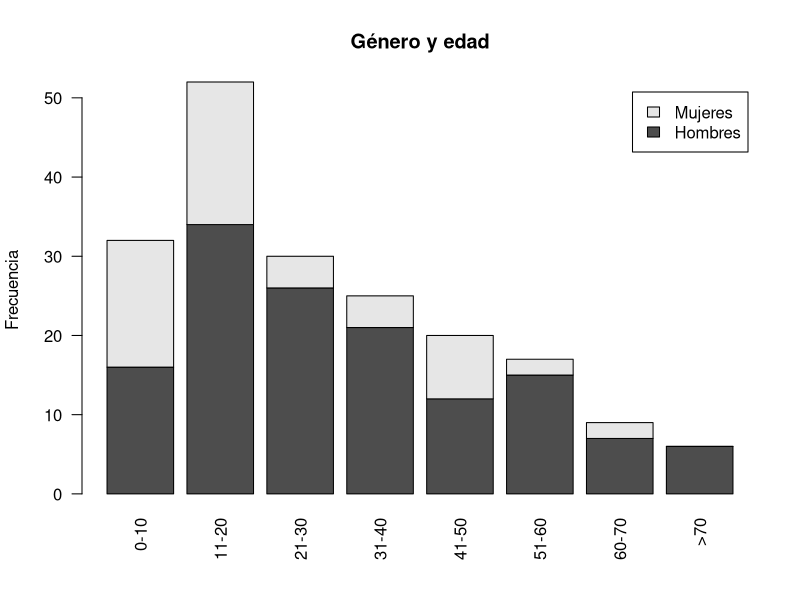
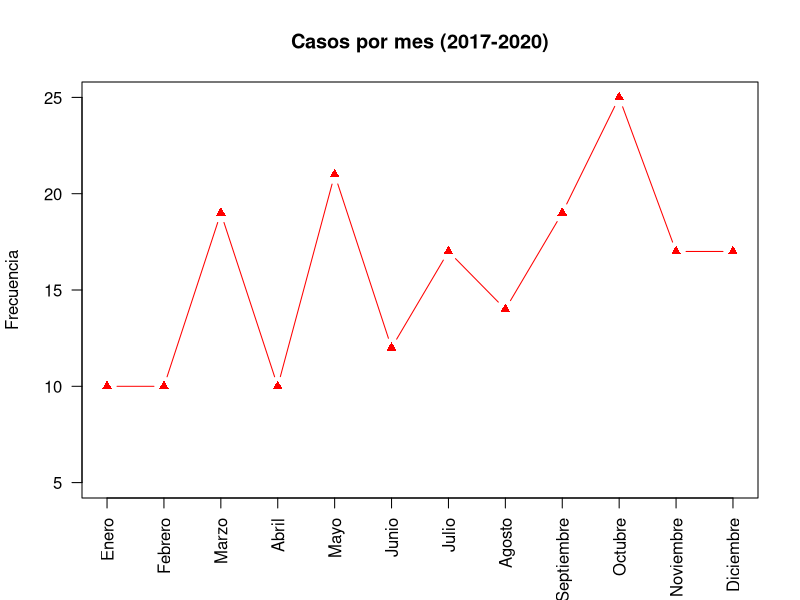
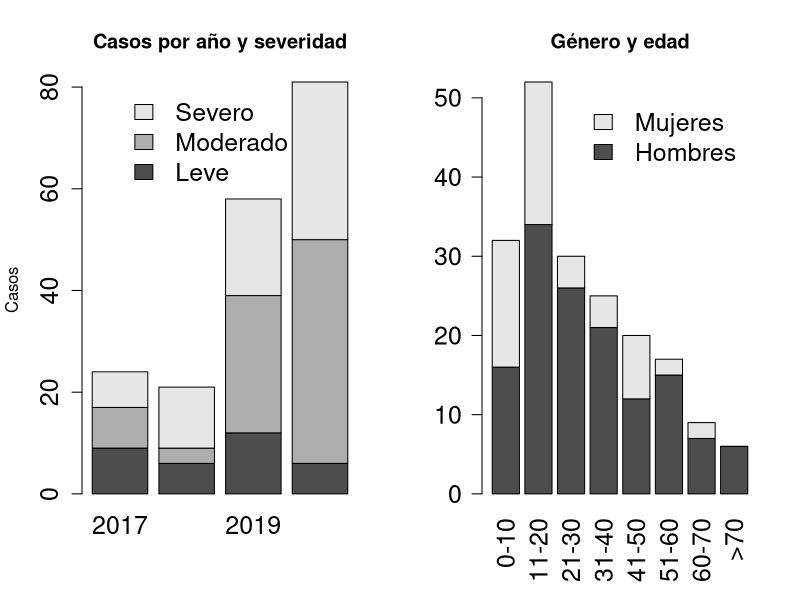
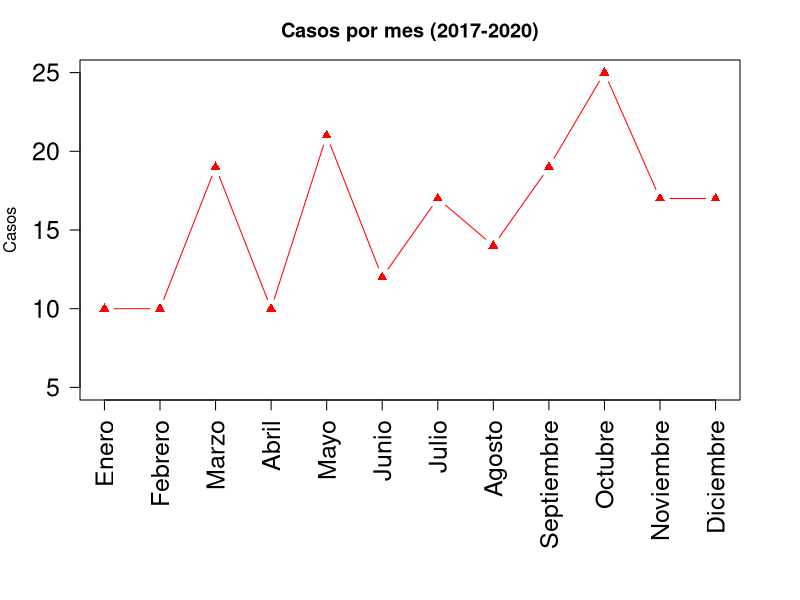
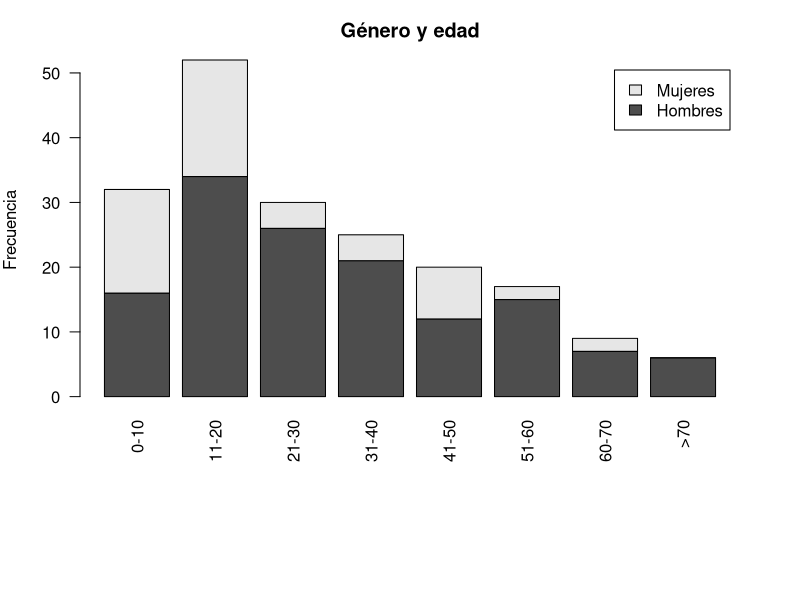
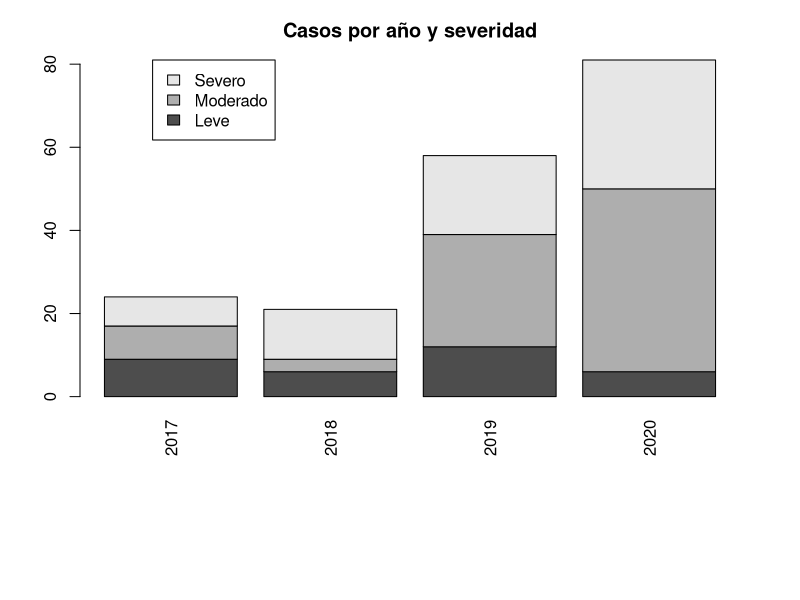
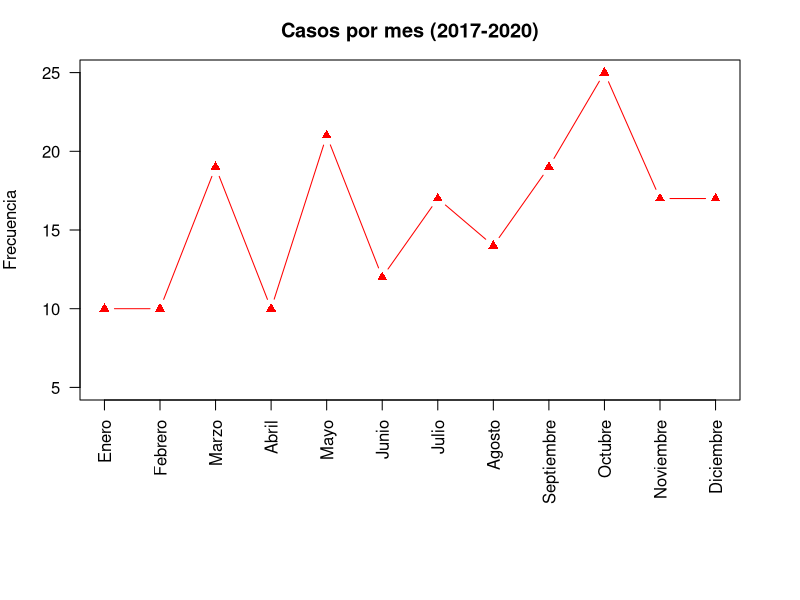
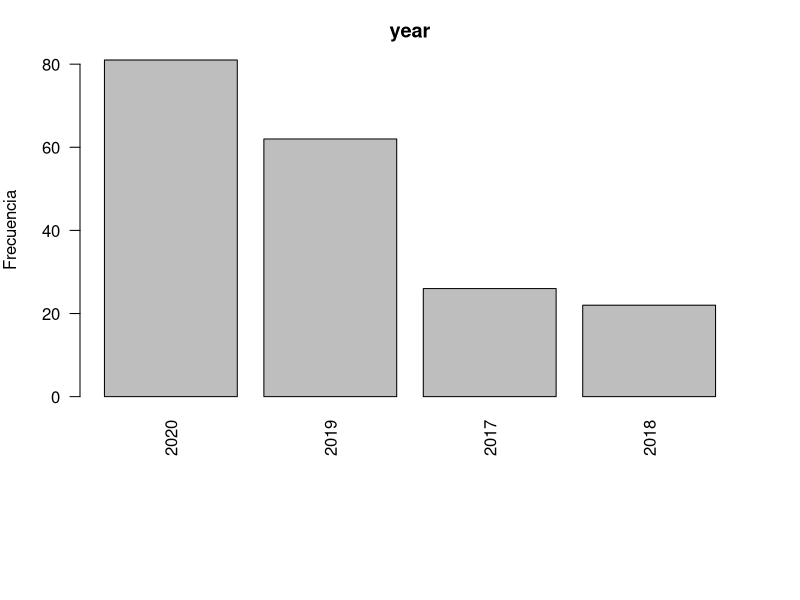

Write the R code that produced these figures, in order. (Note: this script raises an error after producing the figures.)
####BASICS FOR EPIDEMIOLOGICAL STUDIES IN R-----------------------------

#Author: Daniel Romero-Alvarez

#Description: 
#' In the following script I summary the steps I usually undergo whenever
#' I am creating a manuscript based on clinical data for a epidemiological 
#' descriptive study. It is not complete and it is dynamic meaning that I will 
#' be adding examples, good practices, nice packages, and hopefully... nice functions...

#####PACKAGES AND LIBRARIES------------------------------------------------
#install.packages("htmlwidgets")

#' Following you can see multiple packages, they are useful for multiple stuff
#' they might be useful for multiple purposes such as reading and writing shape files, 
#' creating dynamic maps, etc. 
#' 

###SPSS TO CSV: 
#library(haven) #sav to csv 
#library(readr) #sav to csv 

###GENERAL: 
#library (dplyr)

###CREATING FIGURES
#library (ggplot2) #a new era in life... 

#library (animation) #to read the function im.converter that create gif files 

###GEOGRAPHIC INFORMATION SYSTEMS: 
#library (devtools)
#library(raster)
#library(sp)
#library(rgeos)
#library (rgdal)
#library (maptools)
#library(mapdata)
#library (animation) #allows the developing of .gif animations

###DYNAMIC MAP CREATION: 
#library (leaflet) #creating interactive maps
#library(htmlwidgets) #saving leaflet maps as widgets 



######WORKING DIRECTORY----------------------------------

setwd ( "/Users/daniel/Documents/GitHub/Basic-R-for-epidemiological-studies-") #change accordingly 

######READING DATABASE----------------------------------

#' File is usually read as a .txt file exported directly from excel 
#' Previous to reading the file make sure of the following: 
#' - the headers lack special characters (dots, commas, accents, tildas, etc)
#' this is specially important because the presence of this stuff will prevent 
#' the reading of the entire table. You migh want to ready it with header = F
#' but then you will need to add the name of the variables manually via: 
#' --> reading first row as a vector 
#' --> use this vector for naming the columns 
#' --> eliminating the first row. But better avoid all this by following the recommendation 
#' - the levels of each variable are unique
#' - there is no blank spaces across the table 
#' - 

es1 = read.table ('mod2.txt', 
                  sep = '\t', fill = F, header = T, 
                  encoding =  "UTF-8")

#' Notice encoding = 'UTF-8" which is the portion of the script that allows 
#' you to read weird characters across the table. 
#' 
#' Sometimes you want to avoid the presence of automatically tranformed
#' factors because you want to preserve the integer nature of the variable. 
#' For that you can use stringAsFactors = F: 

##aa = read.table ('vertical1.txt', sep = '\t', header= F, 
##                 encoding =  "UTF-8", fill = F, 
##                 stringsAsFactors = F)


#MANIPULATING THE DATABASE----------------------------

#' You might want to check the variables available for you 
#' 

colnames (es1)

#' You can easily create counts of qualitative data using table: 

table (es1$edad_grupo) #where the dummy variables represent different age groups
table (es1$ocupacion) #dummy variables have not been added here

#' To check the nature of automatically added dummy variables we 
#' can use the function CONTRASTS, it only works in factors because
#' dummy variables by nature only appear in this kind of variables: 
#' 

contrasts (as.factor(es1$edad_grupo)) #here, as.factor is transforming integers in factors

#' We can create tables for multiple variables at the same time, for example: 

table (es1$sexo, es1$edad_grupo) #we will use this as porpuses of visualization


#AGE AND SEX-----------------------------------------

#' because the original database is using dummy variables as age groups we create a vector
#' with the actual names of each dummy variables so we can add it in the corresponding plot 

edades = c('0-10', 
           '11-20', 
           '21-30', 
           '31-40', 
           '41-50', 
           '51-60', 
           '60-70', 
           '>70')

#sex and age group

barplot (table(es1$sexo, es1$edad_grupo), #table itself 
         main = 'Género y edad', ylab = 'Frecuencia',  #title and y axis names 
         names = edades, las = 2, cex.names = 1, #notice the argument NAMES, adding the names for the plot 
         legend = c('Hombres', 'Mujeres')) #notice the argument LEGEND for plotting 

#' In order to export this image as a pdf and therefore as a vector image that I can manipulate
#' in image editing programs for any particular purpose, I will use the following script: 
#'  

#' this line is creating and empty PDF with a LETTER format and size. 
#' Notice that the first argument is also adding the title of the plot
#' Make sure to read from pdf to dev.off() in order to see the picture in the working dir.

pdf (paste ('genero_edad', '.pdf', sep = ''), width = 10.5, height = 8, paper = 'letter')

#' this line is showing how the plot it is going to be written in terms of its margins
#' it uses the order ##bottom, left, top, right##
#' 
par(mar = c(10,4,3,3)) #so a lot of space at the bottom for letters, and almost equal otherwise

barplot (table(es1$sexo, es1$edad_grupo), 
         main = 'Género y edad', ylab = 'Frecuencia', 
         names = edades, las = 2, cex.names = 1, 
         legend = c('Hombres', 'Mujeres'))
dev.off() #this line is crucial so the plot it is written as PDF file in your working directory 

#' following more examples with particular details: 

#YEARS AND SEVERITY-------------------------------

#' Here, I am using the args.legend argument inside barplot to actually control 
#' the position of the legend, specifically, to make sure it appears in the topleft 
#' corner and move it a little to the right so not overlaps with the axis (inset = c(0.11, 0))

table (es1$gravedad, es1$year) #table itself 

pdf (paste ('Year-severity', '.pdf', sep = ''), width = 10.5, height = 8, paper = 'letter') #importation
par(mar = c(10,4,3,3)) #controlling margins 
barplot (table (es1$gravedad, es1$year), 
         main = 'Casos por año y severidad', las = 3, 
         legend = c('Leve', 'Moderado', 'Severo'), 
         args.legend = list(x = "topleft",
                            inset = c(0.11, 0))) #use of args.legend to move the legend inset
dev.off()


#MONTH OF SNAKE BITE ----------------------------------

#' We want this plot to be ordered from January to December (in Spanish). Thus, first we 
#' create a dataframe from the table matrix. Then, we add an ID column with the numbers
#' of each month that I will use to order the entire dataframe. Finally will manually 
#' control de x axis in order to depict the names of each month as were ordered. 
#' NOTICE that because I am using a dataframe, I will use PLOT instead of barplot... 
#' and also because it is a timeline so I wanted to depict it as a curve instead of bars.

#dataframe only for months: 
months= data.frame(table (es1$mes)) 

#adding ID corresponding to month number
months$m_id = c(4, 8, 12, 1, 2, 7, 6, 3, 5, 11, 10, 9)

#ordering datafram by ID 
months= months[order(months$m_id),]

#plotting: 
plot (months$Freq, type= 'b', pch = 17, 
      las = 2, ylim = c(5, 25), ylab = 'Frecuencia', xlab = '',
      main = 'Casos por mes (2017-2020)', 
      xaxt = 'n', col = 'red') #NOTICE xaxt to eliminate the x axis to control it manually
axis(1, at = 1:12, labels = months$Var1, las =2) #here I am adding the 12 names of the month using at and labels.

#' at and labels can be modify in order to add any particular description in the x axis, 
#' for example changing at = seq (1,10, 2) I will have five numbers and then I will need 
#' five names. 

##e.g., seq (1,100, by = 5)

#Definitive figure: 
pdf (paste ('mes_tiempo', '.pdf', sep = ''), width = 10.5, height = 8, paper = 'letter')
par(mar = c(10,4,3,3))
plot (months$Freq, type= 'b', pch = 17, 
      las = 2, ylim = c(5, 25), ylab = 'Frecuencia', xlab = '',
      main = 'Casos por mes (2017-2020)', 
      xaxt = 'n', col = 'red')
axis(1, at = 1:12, labels = months$Var1, las =2)
dev.off()


###DEFINITIVE FIGURE 1-----------------------------------

#' This figure is combining the the first two plots done previously and adding extra details: 
#' NOTICE THAT I AM NOT EXPORTING AS PDF these files because for my purposes is better
#' to increase the size of the plots manually—dev.new () if they are not shwoing up—and then 
#' editing the screenshots manually.
#' Fot the legends to appear correctly I should call the figure again after making it larger
#' so I can preserve their original format. 
#' NEW ARGUMENTS included here are: 
#' - cex.names and cex.axis, both established at 1.5 controling the font size of axis and names
#' - bty = 'n' inside the list of args.legend which assures that the legends are not inside 
#' a frame. 
#' cex = 1.5 inside the args.legend list so the fonts of the legend also have a correct 
#' size when calling the script. 

par (mfrow = c(1,2))

barplot (table (es1$gravedad, es1$year), 
         main = 'Casos por año y severidad', 
         cex.names = 1.5,cex.axis = 1.5, ylab = 'Casos',
         legend = c('Leve', 'Moderado', 'Severo'),  
         args.legend = list(x = "topleft", bty = 'n',
                            inset = c(0.11, 0), cex=1.5))

barplot (table(es1$sexo, es1$edad_grupo), 
         main = 'Género y edad', ylab = '', 
         names = edades, las = 2,
         cex.names = 1.5,cex.axis = 1.5,
         legend = c('Hombres', 'Mujeres'), 
         args.legend = list (bty ='n', cex = 1.5))


#' Writing the timeline figure but making sure that ylim, starts in 5 so it can be 
#' appreciated that cases never reach 0. Again notice cex.axis as 1.5 as a feature for good
#' figures. I expanded this horizontally for the final figure. 

par (mfrow = c(1,1))
par(mar = c(10,4,3,3))
plot (months$Freq, type= 'b', pch = 17, 
      las = 2, ylim = c(5, 25), ylab = 'Casos', xlab = '', 
      main = 'Casos por mes (2017-2020)', cex.axis= 1.5,
      xaxt = 'n', col = 'red')
axis(1, at = 1:12, labels = months$Var1, las =2, cex.axis = 1.5)


#' Apparenlty I can create figures with the three plots at the same 
#' time changing the orientation and size of all of them...need to explore: 
#' https://www.datamentor.io/r-programming/subplot/ 
#' 


#WHAT DATA/FIGURES SHOULD BE PRESENTED------------------------------------
#' To answer this question a good approach can be to actually see the variables themselves
#' in percentages and counts of their independent levels. A quick proxy can be to use the 
#' function STR: 
#' 

str (es1)

#' But for this particular excersice I decided to export each variable as an independent
#' csv and also with their independent barplot so I can see what is happening in excel and
#' visually to then refine my approach.

#SUMMARIES CUALITATIVES------------------------------

#' For this visual summaries I will create a folder to store the outputs, then, 
#' I will use a loop to export independent .csvs and also independent barplots per variable 
#' So I can: 
#' - write them down as a table for the final paper 
#' - check what varaibles are presenting interesting information 
#' - write them in descending order so I can see which levels are more important 
#' inside each variable... 

##folder for dataframe outputs
dir.create ('vars1') ##applied just once to create the folder

colnames(es1) #select variables to analyze 

##vector of variables to be visualized: 
ll = c(2, 5, 6, 7, 8, 9, 10, 11, 12, 14, 16, 21, 22, 27, 29, 32) #this vector represent the indexes of the variables to be processed


##LOOP for creating the output files: 
##i = ll[2] ##debugging

for (i in ll){
  #dataframes
  a = data.frame (table(es1[,i])) #creating independent dataframes per variable
  a= a[order(a[,2],decreasing = T),] #ordering according to most important
  ss = sum(as.numeric(a[,2])) #obtaining the totals
  a$perc = (as.numeric(a[,2])/ss)*100 #obtaing local percentages of each variable
  vc = c(Var1 =  'total', Freq = ss, perc = (ss/ss)*100) #row of totals
  lr2 = t(as.data.frame(vc)) #transforming the row vector into a dataframe for correctly doing merging the files
  a2= rbind (a, lr2) #merging totals row with dataframe 
  write.csv (a2, paste0('./vars1/', colnames(es1)[i], '.csv'), row.names= F) #writing the databases
  
  #figures: 
  #For them, I work with the dataframe before adding the totals, so basically 'a' instead of 'a2'
  pdf (paste0 ('./vars1/', colnames(es1)[i], '.pdf'), width = 10.5, height = 8, paper = 'letter')
  par(mar = c(10,4,3,3))
  barplot (a[,2], names = a[,1], las = 2, 
           main = paste0(colnames(es1)[i]), 
           ylab = 'Frecuencia')
  dev.off()
}

#' notice that the errors showing up are refereing to the words
#' albanil and pequena which are Spanish characters for the letter ñ not recognized 
#' in English. 


#SUMMARIES QUALITATIVES FOR STATISTICAL ANALYSIS------------------------------

#' In this section, I am creating databases as previously depicted but showing them 
#' against a variable of interest. In this case, any particular variable versus severity
#' so the dataframe created is having totals for the variable of interest and then 
#' dividing that variable per the crossing variable. Because severity here is expressed
#' as mild, moderate and severe, we will have a total of four columns. 
#' Then I can also add the percetanges per column to have a clearer picture of the contribution 
#' of each level. 


colnames(es1) #assessing what variables are important

dir.create ('vars2') #creating corresponding folder

#variables to be analyzed: 

vars = c(2, 5, 6, 7, 8, 9, 10, 11, 12, 14, 32)

#j = vars[1] ##debugging

for (j in vars){
  b = table(es1[,j], es1$gravedad) #crossing variable 
  nm = colnames(es1)[j] #collecting variable name 
  c = cbind (var_tot = table(es1[,j]), b) #adding the column of variable totals 
  d = colSums(c) #creating a row of totals 
  percs = mapply('/', data.frame(c), d)*100 #dividing each column by a vector
  colnames(percs) = paste0(colnames(percs), '_','%')
  percs_sums = colSums(percs) #everything adds to 100. 
  dd= rbind (c, tot = d) #adding the row of totals to the counts database
  ee = rbind (percs, tot = percs_sums) #adding to row of totals to the percentage database
  ed = cbind (dd, ee) #merging counts and percentages 
  write.csv (ed, paste0('./vars2/', nm, '.csv'), row.names = T)
}

#' These tables can be use for chi2 tests. I would love to do that directly in R
#' and have a super nice table with the chi2 per variable but I cannot do it...YET :) 

#' Meanwhile, I can use: 
#' https://www.icalcu.com/stat/chisqtest.html
#' in order to paste the section to be analyzed and then ask for chi2 manually 
#' to create the statistical table. 
#' The nice thing of this website resource is that it can handle contingency 
#' tables larger thatn 5x5.



#LOCAL AND SYSTEMIC SYMPTOMS - NICER BARPLOTS (Figure 4)--------------------------------

#' For this section we will use different databases that were created to analyze through 
#' barplots. We will order them again to present information HORIZONTALLY. 

#LOCAL SYMPTOMS: 
sin_loc = read.csv ('sin_locales.csv') #reading raw data
sin_loc1 = data.frame (table (sin_loc$sin_locales)) #counting the data
sin_loc1 = sin_loc1[order(sin_loc1$Freq, decreasing = T),] #odering the data (notice decreasing = T, so outputs are ordered from high to low frequencies)
sin_loc1$perc = (sin_loc1$Freq/sum(sin_loc1$Freq))*100 #calculating percentages and adding a column with this info
tots = sum(sin_loc1$Freq) #vector with totals 
vc = c(Var1 =  'total', Freq = tots, perc = (tots/tots)*100) #vector with name and totals for each column 
sin_loc2 = rbind (sin_loc1, t(data.frame(vc)))  #merging the row to the corresponding datacolumn 

write.csv (sin_loc2, './vars1/sin_locales.csv', row.names = F) #writing the new dataframe

#For the figure we will work with the dataframe before adding the totals: 
sin_loc1= sin_loc1[order(sin_loc1$Freq, decreasing = F),] #NOTICE ORDERING in FALSE (default) because I need this for an horizontal plot 

#plotting: 
pdf (paste ('sin_locales', '.pdf', sep = ''), width = 10.5, height = 8, paper = 'letter') #same page arrangement as before
par(mar = c(8,8,6,3)) #changing margin borders because the labels are larger 
barplot (sin_loc1$Freq, col = '#1c3bf9', #adding color 
         main = 'Síntomas locales', xlab = 'Frecuencia', 
         names = sin_loc1$Var1, las = 1, cex.names = 1, horiz = T, 
         ylab = '')
dev.off()


#SYSTEMIC SYMPTOMS
#' Same process with different database: 

sin_sist = read.csv ('sin_sistem.csv')
sin_sist1 = data.frame (table (sin_sist[,3]))
sin_sist1 = sin_sist1[order(sin_sist1$Freq, decreasing = T),]
sin_sist1$perc = (sin_sist1$Freq/sum(sin_sist1$Freq))*100
tots = sum(sin_sist1$Freq)
vc = c(Var1 =  'total', Freq = tots, perc = (tots/tots)*100)
sin_sist2 = rbind (sin_sist1, t(data.frame(vc)))

write.csv (sin_sist2, './vars1/sin_sistemicos.csv', row.names = F)

#For the figure we will work with the dataframe before adding the totals: 
#ordering by ID 
sin_sist1= sin_sist1[order(as.integer(sin_sist1$Freq), decreasing = F),]

#plotting: 
pdf (paste ('sin_sistemicos', '.pdf', sep = ''), width = 10.5, height = 8, paper = 'letter')
par(mar = c(8,8,6,3))
barplot (as.integer(sin_sist1$Freq), col = '#1c3bf9', 
         main = 'Síntomas sistémicos', xlab = 'Frecuencia', 
         names = sin_sist1$Var1, las = 1, cex.names = 1, horiz = T, 
         ylab = '')
dev.off()


#DEFINITIVE PLOT (BOTH AT THE SAME TIME)

#' Saved as a screenshot to maximize the vector image capacity of dev.new ()

#pdf (paste ('sintomas_both', '.pdf', sep = ''), width = 10.5, height = 8, paper = 'letter') 

par(mfrow = c(1,2)) #to have both plots at the same time
par(mar = c(4,8,4,9))
barplot (sin_loc1$Freq, col = '#1c3bf9',
         main = 'Síntomas locales', xlab = 'Frecuencia', 
         names = sin_loc1$Var1, las = 1, cex.names = 1, horiz = T, 
         ylab = '')
barplot (as.integer(sin_sist1$Freq), col = '#1c3bf9', 
         main = 'Síntomas sistémicos', xlab = 'Frecuencia', 
         names = sin_sist1$Var1, las = 1, cex.names = 1, horiz = T, 
         ylab = '')

#dev.off() #because I am not using pdf function then I don't need this 


#TREATMENT AND SURGERIES (Figure 5)------------------------------------

#' For this section I am following the steps as in the previous section without differences

#TREATMENTS
trat1 = read.csv ('tratamiento.csv')
trat11 = data.frame (table (trat1[,4]))
trat11 = trat11[order(trat11$Freq, decreasing = T),]
trat11 = trat11[-1,] #eliminating serum because everybody is receiving it 
trat11$perc = (trat11$Freq/sum(trat11$Freq))*100
tots = sum(trat11$Freq)
vc = c(Var1 =  'total', Freq = tots, perc = (tots/tots)*100)
trat12 = rbind (trat11, t(data.frame(vc)))

write.csv (trat12, './vars1/ttos.csv', row.names = F)

#For the figure we will work with the dataframe before adding the totals: 
#ordering by ID 
trat11= trat11[order(as.integer(trat11$Freq), decreasing = F),]
trat11$Var1 = c('Gasolina',  #Here I am adding the correct names for the variable explored
                'Infusión', 
                'Inmovilización',
                'Limón caliente',
                'Frío local',
                'Succión', 
                'Incisión o corte', 
                'Hierbas', 
                'Shaman/Curandero', 
                'Brebaje de hiel de serpiente', 
                'Torniquete')

#plotting: 
pdf (paste ('ttos', '.pdf', sep = ''), width = 10.5, height = 8, paper = 'letter')
par(mar = c(8,12,6,3))
barplot (as.integer(trat11$Freq), col = '#1c3bf9', 
         main = 'Tratamiento empírico', xlab = 'Frecuencia', 
         names = trat11$Var1, las = 1, cex.names = 1, horiz = T, 
         ylab = '')
dev.off()

#CIRUGIAS
cir1 = read.csv ('cirugia1.csv')
cir11 = data.frame (table (cir1[,3]))
cir11 = cir11[order(cir11$Freq, decreasing = T),]
cir11$perc = (cir11$Freq/sum(cir11$Freq))*100
tots = sum(cir11$Freq)
vc = c(Var1 =  'total', Freq = tots, perc = (tots/tots)*100)
cir12 = rbind (cir11, t(data.frame(vc)))
write.csv (cir12, './vars1/cirugia2.csv', row.names = F)

#For the figure we will work with the dataframe before adding the totals: 
#ordering by ID 
cir11= cir11[order(as.integer(cir11$Freq), decreasing = F),]
cir11$Var1 = c('Drenaje de absceso',  #Here I am adding the correct names for the variable explored
               'Prostatectomía', 
               'Necrectomía', 
               'Limpieza quirúrgica', 
               'Amputación', 
               'Fasciotomía')

#plotting: 
pdf (paste ('cirus', '.pdf', sep = ''), width = 10.5, height = 8, paper = 'letter')
par(mar = c(8,12,6,3))
barplot (as.integer(cir11$Freq), col = '#1c3bf9', 
         main = 'Intervenciones quirúrgicas', xlab = 'Frecuencia', 
         names = cir11$Var1, las = 1, cex.names = 1, horiz = T, 
         ylab = '')
dev.off()


#DEFINITIVE PLOT (BOTH AT THE SAME TIME)

#' Saved as a screenshot to maximize the vector image capacity of dev.new ()


par(mar = c(8,12,6,3))
par (mfrow = c(1,2))
barplot (as.integer(trat11$Freq), col = '#1c3bf9', 
         main = 'Tratamiento empírico', xlab = 'Frecuencia', 
         names = trat11$Var1, las = 1, cex.names = 1, horiz = T, 
         ylab = '')
barplot (as.integer(cir11$Freq), col = '#1c3bf9', 
         main = 'Intervenciones quirúrgicas', xlab = 'Frecuencia', 
         names = cir11$Var1, las = 1, cex.names = 1, horiz = T, 
         ylab = '')

#QUANTITATIVE VARIABLES --------------------------------

#' SOME THEORY: 
#' Quantitative variabels are explored using SUMMARY and also depicting them 
#' in histograms and boxplots 

#Age
summary (es1$edad)
boxplot (es1$edad)
hist(es1$edad)

#Hospitalization time (days)
summary (es1$dias_hospi)
boxplot (es1$dias_hospi)
hist(es1$dias_hospi)

#' We can see the distribution by simply plotting the variables 
#' 

plot (es1$dias_hospi)
plot (es1$edad)


#' We can instantly watch the categorization of quantiative variables considering a different
#' variable using boxplots, for example: 
#'

boxplot(edad ~ gravedad, data = es1) #age categorized by severity 
boxplot (dias_hospi ~gravedad, data = es1) #hospitalization time categorized by severity
boxplot (dias_hospi ~year, data = es1) #hospitalization time and year 


#' In order to actually compare if there is a statistical difference
#' between a quantitative variable ACROSS CATEGORIES, and I have more than two categories 
#' I need to perform an ANOVA... an example of how to do an anova can be found here
#' https://stackoverflow.com/questions/47546658/logistic-regression-on-factor-error-in-evalfamilyinitialize-y-values-must
#' The essence is to create the model in an object and then use SUMMARY to check 
#' for the p-values and the interpret... in this examples I am comparing
#' how sex and severity is related with hospitalization time... 
#' no differences where found... Thus: 

#Hospital time and sex: 
sexo = aov(tiempo_hospital ~ sexo, data = es1)
summary (sexo)

#Hospital time and age group: 
grupo_edad = aov(tiempo_hospital ~ edad_grupo, data = es1)
summary(grupo_edad)

#Hospital time and ethnicity:  
etnias = aov(tiempo_hospital ~ raza_etnia, data = es1)
summary (etnias)

#Hospital time and severity: 
gravedad = aov(tiempo_hospital ~ gravedad, data = es1)
summary (gravedad)

#' Through the summary I can see that any of the p values is less than 0.05 
#' and therefore there are not statistical significant differences between this 
#' comparisons. For ANOVA, I need to report the F value and the P value... potentially
#' I can assess this directly with a loop and a table of results as follows: 

#defining variables: 
colnames(es1)
vrs1 = c(5, 6, 7, 30)


res1 = NULL #dataframe to collect the results

#st = vrs1[1] #debugging 

for (st in vrs1){
  a_test = aov (tiempo_hospital ~ es1[,st], data = es1) #time to hospital versus all variables 
  nms = colnames(es1)[st] #defining names 
  f_val = summary(a_test)[[1]][1, 4:5] #collecting the F stat and the p value: https://stackoverflow.com/questions/3366506/extract-p-value-from-aov
  pre1 = cbind (nms, f_val) #creating previous dataframe
  res1 = rbind (res1, pre1) #adding the results to the dataframe
}

write.csv (res1, './res_quanti.csv', row.names = F)

#as it can be seen no statistical differences can be demosntrated


#' If I need to perform a comparison of quantitative variables between just two categories
#' for example hospitalization time between males and females, I can use a student t test. 
#' Remember that an ANOVA is basically a t test but with more than tree categories 
#' I can use the same semantic structure as for creating the boxplots:  
#'  

#visualization: 
boxplot (tiempo_hospital ~ sexo, data = es1)

#student t test: 
t.test(tiempo_hospital ~ sexo, data = es1,
       var.equal = TRUE, alternative = "two.sided")

#' the parameters of the student t test: var.equal = T and alternative = 'greater' 
#' came from the assumptions of this statistical test and they are explored in this 
#' website: https://statsandr.com/blog/student-s-t-test-in-r-and-by-hand-how-to-compare-two-groups-under-different-scenarios/
#' with far more information on how to report and present this data... 
#' briefly the var.equal = T is because the variance in our sample is different (the default is that the variance is the same)
#' and the greater represent that we want a one-tail test towards greater than rather than different (two.sided versus greater or less than)



#ABOUT LOGISTIC REGRESSIONS-----------------------------------------------
#' If I am interested in compare a qualitative variable against a 
#' quantitative varaible, then we can use logistic regressions
#' only at that time... so for example here we are compparing 
#' if sex can be influenced by the time people was in the hospital 
#' same as before, I need to put together a model and then call for the 
#' summary to actually obtain the results... 

ex1 = glm(formula = as.factor(es1$sexo) ~ es1$dias_hospi, family = 'binomial')
summary (ex1)



#DAILY AND CUMULATIVE NUMBER OF CASES PLOT-------------------------------

#' This example comes from databases of early COVID-19 in Ecuador


#PLOTS WITH A LOT OF PANELS-------------------------------

#' This example comes from databases of early COVID-19 in Ecuador





#####STUFF TO DO#######
#' add the example of how to create the plots with errors bars for OROV 
#' add the stuff of multiple panels from the coronavirus excess death stuff... 
#' add the part of the maps... 
#' create plots with different orientations 
#' Chi square and statistics and definitive table automatically 
#' Figures through GGPLOT 2 for sure
#' Definitive boxplots 
#' Boxplots with uncertainties 
#' ADD INFORMATION FROM THE CT VALUES PAPER, PLOTS THERE WHERE BEAUTIFUL :) 



